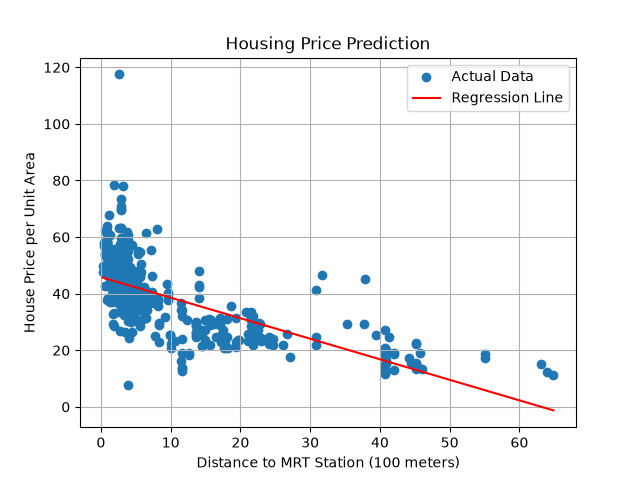

Here is the Python script that generated this plot:

import pandas as pd
import matplotlib.pyplot as plt
from sklearn.linear_model import LinearRegression

# Load dataset
homes = pd.read_csv("real_estate.csv")

# Convert distance into 100-meter units
homes["distance_100m"] = homes[
    "X3 distance to the nearest MRT station"
] / 100

# Select input and output
X = homes[["distance_100m"]]
y = homes["Y house price of unit area"]

# Create and train model
model = LinearRegression()
model.fit(X, y)

# Display slope and intercept
print("Slope:", model.coef_[0])
print("Intercept:", model.intercept_)

# Predict price at 500 meters
prediction = model.predict(
    pd.DataFrame({"distance_100m": [5]})
)

print("Predicted Price at 500 meters:", prediction[0])

# Plot actual data
plt.scatter(X["distance_100m"], y, label="Actual Data")

# Plot regression line
line_x = pd.DataFrame({
    "distance_100m": sorted(X["distance_100m"])
})

line_y = model.predict(line_x)

plt.plot(
    line_x["distance_100m"],
    line_y,
    color="red",
    label="Regression Line"
)

plt.xlabel("Distance to MRT Station (100 meters)")
plt.ylabel("House Price per Unit Area")
plt.title("Housing Price Prediction")
plt.legend()
plt.grid()

# Save graph
plt.savefig("task1_housing.png")

plt.show()
